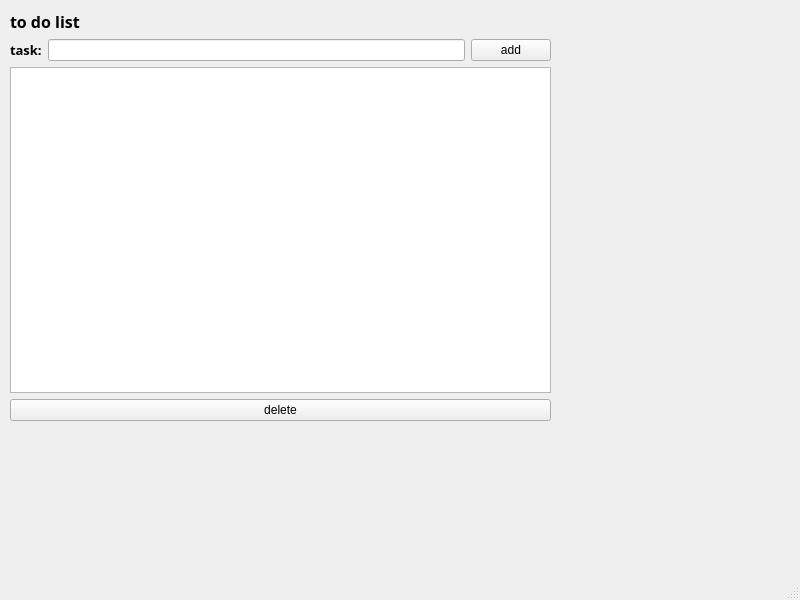
<?xml version="1.0" encoding="UTF-8"?>
<ui version="4.0">
 <class>MainWindow</class>
 <widget class="QMainWindow" name="MainWindow">
  <property name="geometry">
   <rect>
    <x>0</x>
    <y>0</y>
    <width>800</width>
    <height>600</height>
   </rect>
  </property>
  <property name="windowTitle">
   <string>MainWindow</string>
  </property>
  <widget class="QWidget" name="centralwidget">
   <widget class="QWidget" name="layoutWidget">
    <property name="geometry">
     <rect>
      <x>10</x>
      <y>10</y>
      <width>541</width>
      <height>411</height>
     </rect>
    </property>
    <layout class="QVBoxLayout" name="verticalLayout">
     <item>
      <widget class="QLabel" name="label">
       <property name="font">
        <font>
         <family>Sitka Small Semibold</family>
         <pointsize>12</pointsize>
         <bold>true</bold>
        </font>
       </property>
       <property name="text">
        <string>to do list</string>
       </property>
      </widget>
     </item>
     <item>
      <layout class="QHBoxLayout" name="horizontalLayout">
       <item>
        <widget class="QLabel" name="label_2">
         <property name="font">
          <font>
           <family>Sitka Heading Semibold</family>
           <pointsize>10</pointsize>
           <bold>true</bold>
          </font>
         </property>
         <property name="text">
          <string>task:</string>
         </property>
        </widget>
       </item>
       <item>
        <widget class="QLineEdit" name="lineEdit"/>
       </item>
       <item>
        <widget class="QPushButton" name="pushButton">
         <property name="text">
          <string>add</string>
         </property>
        </widget>
       </item>
      </layout>
     </item>
     <item>
      <widget class="QListWidget" name="listWidget"/>
     </item>
     <item>
      <layout class="QHBoxLayout" name="horizontalLayout_2">
       <item>
        <widget class="QPushButton" name="pushButton_4">
         <property name="text">
          <string>delete</string>
         </property>
        </widget>
       </item>
      </layout>
     </item>
    </layout>
   </widget>
  </widget>
  <widget class="QMenuBar" name="menubar">
   <property name="geometry">
    <rect>
     <x>0</x>
     <y>0</y>
     <width>800</width>
     <height>26</height>
    </rect>
   </property>
  </widget>
  <widget class="QStatusBar" name="statusbar"/>
 </widget>
 <resources/>
 <connections/>
</ui>
